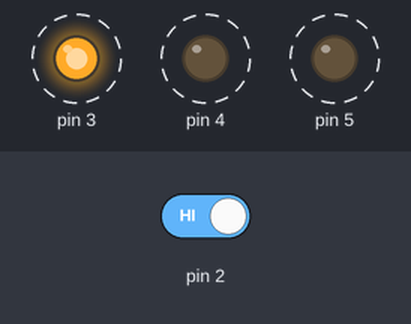
A sketch run on a simulated Arduino Uno, built with avr-gcc and run on an emulated ATmega328P. Shown: output pins drawn as LEDs (lit = HIGH). Dashed ring = blinking. The inputs (shaded band) are chosen by the test bench; at power-on: pin 2 HIGH.

Above: at 9.8 s.
9.9 s: pin 2 driven LOW
At 10.12 s:
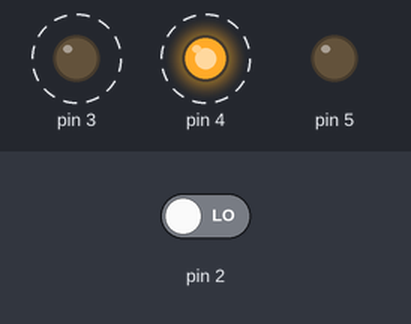
15.3 s: pin 2 driven HIGH
At 15.92 s:
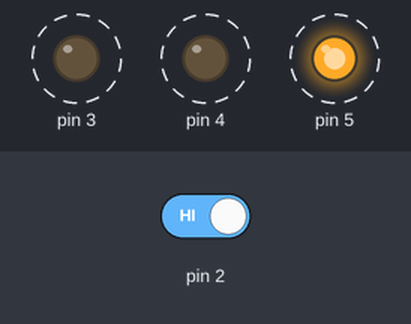
Timing chart, 0 to 26.7 s (numbered marks = the images above; inputs shaded):
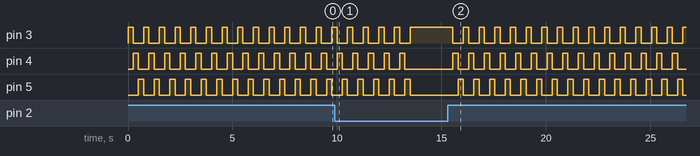

The sketch:

2.ino
```cpp
// Initialized a varaible to hold the switch state
int switchState = 0;

void setup()
{
  // Set pin 3, 4, 5 for output (link to LED lights)
  pinMode(3, OUTPUT);
  pinMode(4, OUTPUT);
  pinMode(5, OUTPUT);
  // Set pin 2 for input (link to button)
  pinMode(2, INPUT);
}

void loop()
{
  // Read input (check if button is pressed)
  switchState = digitalRead(2);

  if (switchState == LOW)
  {
    // The button is not press
    digitalWrite(3, HIGH); // Green LED on
    digitalWrite(4, LOW); // Red LED(1) off
    digitalWrite(5, LOW); // Red LED(2) off
  }
  else
  {
    // The button is pressed
    // Loop for 6 times
    for(int l=0; l<=5; l++)
    {
      digitalWrite(3, HIGH); // Green LED on
      digitalWrite(4, LOW); // Red LED(1) off
      digitalWrite(5, LOW); // Red LED(2) off
      delay(250); // Sleep for 250ms
      digitalWrite(3, LOW); // Green LED off
      digitalWrite(4, HIGH); // Red LED(1) on
      digitalWrite(5, LOW); // Red LED(2) off
      delay(250); // Sleep for 250ms
      digitalWrite(3, LOW); // Green LED off
      digitalWrite(4, LOW); // Red LED(1) off
      digitalWrite(5, HIGH); // Red LED(2) on
      delay(250); // Sleep for 250ms
    }
  }
}
```

Measured:
- after the input at 9.9 s, pin 3: goes on until 13.5 s, then stays HIGH; pin 4: goes on until 13.3 s, then stays LOW; pin 5: goes on until 13.5 s, then stays LOW
- after the input at 15.3 s, pin 3, pin 4: alternates HIGH for 0.25 s and LOW for 0.50 s, starting after 0.25 s; pin 5: alternates HIGH for 0.25 s and LOW for 0.50 s, starting after 0.50 s
- by itself, pin 3–5: alternates HIGH for 0.25 s and LOW for 0.50 s
